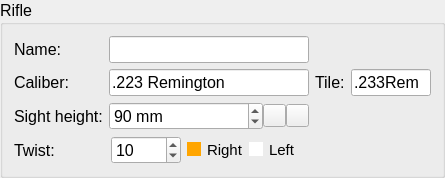
           <widget class="QGroupBox" name="rifleGroupBox">
            <property name="sizePolicy">
             <sizepolicy hsizetype="Expanding" vsizetype="Expanding">
              <horstretch>0</horstretch>
              <verstretch>0</verstretch>
             </sizepolicy>
            </property>
            <property name="minimumSize">
             <size>
              <width>0</width>
              <height>157</height>
             </size>
            </property>
            <property name="maximumSize">
             <size>
              <width>16777215</width>
              <height>188</height>
             </size>
            </property>
            <property name="font">
             <font>
              <pointsize>12</pointsize>
              <underline>false</underline>
              <kerning>true</kerning>
             </font>
            </property>
            <property name="styleSheet">
             <string notr="true"/>
            </property>
            <property name="title">
             <string>Rifle</string>
            </property>
            <property name="alignment">
             <set>Qt::AlignLeading|Qt::AlignLeft|Qt::AlignTop</set>
            </property>
            <layout class="QFormLayout" name="formLayout_2">
             <item row="0" column="0">
              <widget class="QLabel" name="label">
               <property name="font">
                <font>
                 <pointsize>12</pointsize>
                </font>
               </property>
               <property name="text">
                <string>Name:</string>
               </property>
              </widget>
             </item>
             <item row="0" column="1">
              <widget class="QLineEdit" name="rifleName">
               <property name="sizePolicy">
                <sizepolicy hsizetype="Expanding" vsizetype="Fixed">
                 <horstretch>0</horstretch>
                 <verstretch>0</verstretch>
                </sizepolicy>
               </property>
               <property name="minimumSize">
                <size>
                 <width>200</width>
                 <height>0</height>
                </size>
               </property>
               <property name="maximumSize">
                <size>
                 <width>200</width>
                 <height>16777215</height>
                </size>
               </property>
               <property name="font">
                <font>
                 <pointsize>12</pointsize>
                </font>
               </property>
               <property name="styleSheet">
                <string notr="true"/>
               </property>
               <property name="text">
                <string/>
               </property>
               <property name="maxLength">
                <number>20</number>
               </property>
               <property name="frame">
                <bool>true</bool>
               </property>
              </widget>
             </item>
             <item row="2" column="0">
              <widget class="QLabel" name="label_2">
               <property name="font">
                <font>
                 <pointsize>12</pointsize>
                </font>
               </property>
               <property name="text">
                <string>Caliber:</string>
               </property>
              </widget>
             </item>
             <item row="2" column="1">
              <widget class="QWidget" name="widget" native="true">
               <property name="maximumSize">
                <size>
                 <width>334</width>
                 <height>16777215</height>
                </size>
               </property>
               <layout class="QHBoxLayout" name="horizontalLayout_16">
                <property name="spacing">
                 <number>6</number>
                </property>
                <property name="leftMargin">
                 <number>0</number>
                </property>
                <property name="topMargin">
                 <number>0</number>
                </property>
                <property name="rightMargin">
                 <number>0</number>
                </property>
                <property name="bottomMargin">
                 <number>0</number>
                </property>
                <item>
                 <widget class="QLineEdit" name="caliberName">
                  <property name="sizePolicy">
                   <sizepolicy hsizetype="Fixed" vsizetype="Fixed">
                    <horstretch>0</horstretch>
                    <verstretch>0</verstretch>
                   </sizepolicy>
                  </property>
                  <property name="minimumSize">
                   <size>
                    <width>200</width>
                    <height>0</height>
                   </size>
                  </property>
                  <property name="maximumSize">
                   <size>
                    <width>200</width>
                    <height>16777215</height>
                   </size>
                  </property>
                  <property name="font">
                   <font>
                    <pointsize>12</pointsize>
                   </font>
                  </property>
                  <property name="styleSheet">
                   <string notr="true"/>
                  </property>
                  <property name="text">
                   <string>.223 Remington</string>
                  </property>
                  <property name="maxLength">
                   <number>20</number>
                  </property>
                 </widget>
                </item>
                <item>
                 <widget class="QLabel" name="label_4">
                  <property name="font">
                   <font>
                    <pointsize>12</pointsize>
                   </font>
                  </property>
                  <property name="text">
                   <string>Tile:</string>
                  </property>
                 </widget>
                </item>
                <item>
                 <widget class="QLineEdit" name="caliberShort">
                  <property name="sizePolicy">
                   <sizepolicy hsizetype="Fixed" vsizetype="Fixed">
                    <horstretch>0</horstretch>
                    <verstretch>0</verstretch>
                   </sizepolicy>
                  </property>
                  <property name="minimumSize">
                   <size>
                    <width>0</width>
                    <height>0</height>
                   </size>
                  </property>
                  <property name="maximumSize">
                   <size>
                    <width>80</width>
                    <height>16777215</height>
                   </size>
                  </property>
                  <property name="font">
                   <font>
                    <pointsize>12</pointsize>
                   </font>
                  </property>
                  <property name="styleSheet">
                   <string notr="true"/>
                  </property>
                  <property name="text">
                   <string>.233Rem</string>
                  </property>
                  <property name="maxLength">
                   <number>8</number>
                  </property>
                 </widget>
                </item>
               </layout>
              </widget>
             </item>
             <item row="4" column="0">
              <widget class="QLabel" name="label_3">
               <property name="font">
                <font>
                 <pointsize>12</pointsize>
                </font>
               </property>
               <property name="text">
                <string>Sight height:</string>
               </property>
              </widget>
             </item>
             <item row="4" column="1">
              <widget class="QWidget" name="widget_24" native="true">
               <property name="minimumSize">
                <size>
                 <width>0</width>
                 <height>0</height>
                </size>
               </property>
               <property name="maximumSize">
                <size>
                 <width>200</width>
                 <height>16777215</height>
                </size>
               </property>
               <layout class="QHBoxLayout" name="horizontalLayout_7">
                <property name="spacing">
                 <number>0</number>
                </property>
                <property name="leftMargin">
                 <number>0</number>
                </property>
                <property name="topMargin">
                 <number>0</number>
                </property>
                <property name="rightMargin">
                 <number>0</number>
                </property>
                <property name="bottomMargin">
                 <number>0</number>
                </property>
                <item>
                 <widget class="QSpinBox" name="shSpinBox">
                  <property name="font">
                   <font>
                    <pointsize>12</pointsize>
                   </font>
                  </property>
                  <property name="styleSheet">
                   <string notr="true"/>
                  </property>
                  <property name="suffix">
                   <string> mm</string>
                  </property>
                  <property name="maximum">
                   <number>200</number>
                  </property>
                  <property name="value">
                   <number>90</number>
                  </property>
                 </widget>
                </item>
                <item>
                 <widget class="QPushButton" name="lPushButton">
                  <property name="sizePolicy">
                   <sizepolicy hsizetype="Fixed" vsizetype="Fixed">
                    <horstretch>0</horstretch>
                    <verstretch>0</verstretch>
                   </sizepolicy>
                  </property>
                  <property name="maximumSize">
                   <size>
                    <width>23</width>
                    <height>23</height>
                   </size>
                  </property>
                  <property name="text">
                   <string/>
                  </property>
                  <property name="icon">
                   <iconset>
                    <normaloff>.rsrc/res/drawable/arrowrlbtn21a.png</normaloff>.rsrc/res/drawable/arrowrlbtn21a.png</iconset>
                  </property>
                 </widget>
                </item>
                <item>
                 <widget class="QPushButton" name="rPushButton">
                  <property name="sizePolicy">
                   <sizepolicy hsizetype="Fixed" vsizetype="Fixed">
                    <horstretch>0</horstretch>
                    <verstretch>0</verstretch>
                   </sizepolicy>
                  </property>
                  <property name="maximumSize">
                   <size>
                    <width>23</width>
                    <height>23</height>
                   </size>
                  </property>
                  <property name="text">
                   <string/>
                  </property>
                  <property name="icon">
                   <iconset>
                    <normaloff>.rsrc/res/drawable/arrowlrbtn21a.png</normaloff>.rsrc/res/drawable/arrowlrbtn21a.png</iconset>
                  </property>
                 </widget>
                </item>
               </layout>
              </widget>
             </item>
             <item row="6" column="0">
              <widget class="QLabel" name="label_5">
               <property name="font">
                <font>
                 <pointsize>12</pointsize>
                </font>
               </property>
               <property name="text">
                <string>Twist:</string>
               </property>
              </widget>
             </item>
             <item row="6" column="1">
              <widget class="QWidget" name="widget_2" native="true">
               <property name="maximumSize">
                <size>
                 <width>200</width>
                 <height>16777215</height>
                </size>
               </property>
               <layout class="QHBoxLayout" name="horizontalLayout_17">
                <property name="spacing">
                 <number>4</number>
                </property>
                <property name="leftMargin">
                 <number>0</number>
                </property>
                <property name="topMargin">
                 <number>0</number>
                </property>
                <property name="rightMargin">
                 <number>0</number>
                </property>
                <property name="bottomMargin">
                 <number>0</number>
                </property>
                <item>
                 <widget class="QSpinBox" name="twistSpinBox">
                  <property name="maximumSize">
                   <size>
                    <width>70</width>
                    <height>16777215</height>
                   </size>
                  </property>
                  <property name="font">
                   <font>
                    <pointsize>12</pointsize>
                   </font>
                  </property>
                  <property name="styleSheet">
                   <string notr="true"/>
                  </property>
                  <property name="suffix">
                   <string/>
                  </property>
                  <property name="maximum">
                   <number>20</number>
                  </property>
                  <property name="value">
                   <number>10</number>
                  </property>
                 </widget>
                </item>
                <item>
                 <widget class="QRadioButton" name="rightTwist">
                  <property name="minimumSize">
                   <size>
                    <width>56</width>
                    <height>0</height>
                   </size>
                  </property>
                  <property name="maximumSize">
                   <size>
                    <width>56</width>
                    <height>16777215</height>
                   </size>
                  </property>
                  <property name="styleSheet">
                   <string notr="true">            QRadioButton::indicator::checked {background: orange}
            QRadioButton::indicator::unchecked {background: white}
            QRadioButton {font-size: 15px;}</string>
                  </property>
                  <property name="text">
                   <string>Right</string>
                  </property>
                  <property name="checked">
                   <bool>true</bool>
                  </property>
                 </widget>
                </item>
                <item>
                 <widget class="QRadioButton" name="leftTwist">
                  <property name="minimumSize">
                   <size>
                    <width>56</width>
                    <height>0</height>
                   </size>
                  </property>
                  <property name="maximumSize">
                   <size>
                    <width>56</width>
                    <height>16777215</height>
                   </size>
                  </property>
                  <property name="styleSheet">
                   <string notr="true">            QRadioButton::indicator::checked {background: orange}
            QRadioButton::indicator::unchecked {background: white}
            QRadioButton {font-size: 15px;}</string>
                  </property>
                  <property name="text">
                   <string>Left</string>
                  </property>
                 </widget>
                </item>
               </layout>
              </widget>
             </item>
            </layout>
           </widget>
